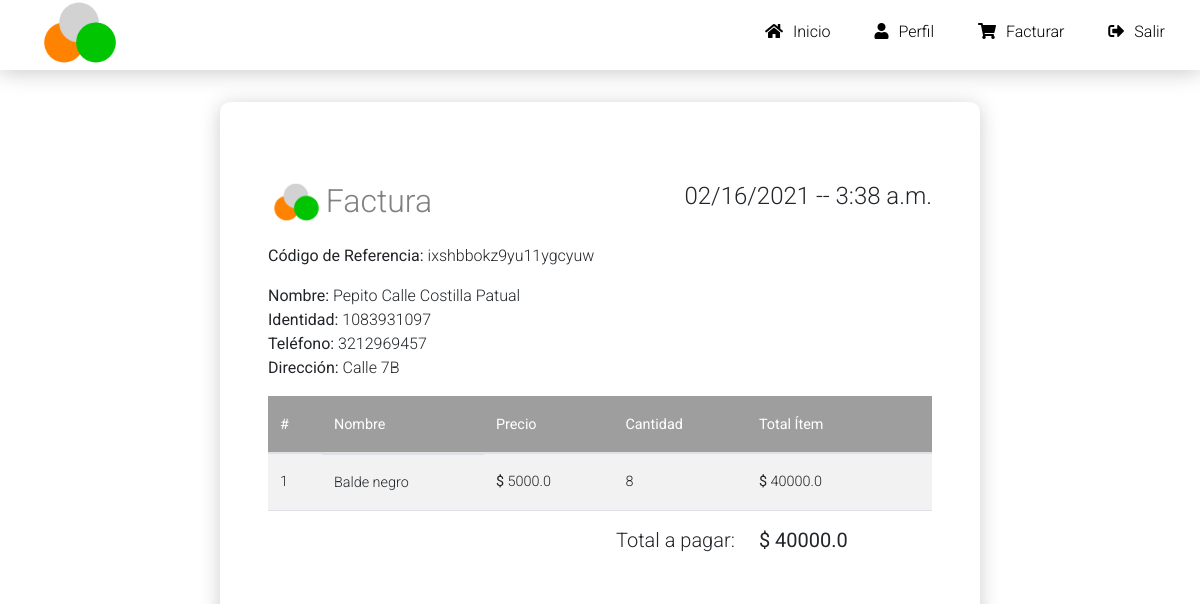
The page /order-detail/4/ (signed in) on the database its author committed.
### product/models.py (models this page shows, shortened)
class Order(models.Model):
    ref_code = models.CharField(max_length=20, blank=True, null=True)
    user = models.ForeignKey(User, on_delete=models.CASCADE)
    items = models.ManyToManyField(Item)
    global_price = models.FloatField(default=0)
    start_date = models.DateTimeField(auto_now_add=True)
    class Meta:
        ordering = ['-start_date']

class Item(models.Model):
    name = models.CharField(max_length=50, verbose_name='Nombre')
    user = models.ForeignKey(User, on_delete=models.CASCADE, blank=True, null=True)
    price = models.FloatField(verbose_name='Precio')
    quantity = models.IntegerField(verbose_name='Cantidad')
    ordered = models.BooleanField(default=False)
    created = models.DateTimeField(auto_now_add=True)
    class Meta:
        verbose_name = "Producto"
        ordering = ['created']
    def get_total_item_price(self):
        return self.quantity * self.price

### registration/models.py (models this page shows, shortened)
class Profile(models.Model):
    user = models.OneToOneField(User, on_delete=models.CASCADE)
    name = models.CharField(max_length=50)
    lastname = models.CharField(max_length=50)
    phone = models.CharField(max_length=15, default='')
    identity = models.CharField(max_length=15, default='')
    address = models.CharField(max_length=50, null=True, blank=True)
    avatar = models.ImageField(upload_to=custom_upload_to, null=True, blank=True)
    class Meta:
        ordering = ['user__username']

### product/views.py (the view)
# urls.py: path("order-detail/<int:pk>/", OrderDetailView.as_view(), name="orderdetail"),
class OrderDetailView(DetailView):
    def get(self, *args, **kwargs):
        order = Order.objects.filter(user = self.request.user, pk=self.kwargs['pk'])
        profile_user = Profile.objects.get(user = self.request.user)
        context = {}
        if order.exists():
            context = {
                'order':order[0],
                'user':profile_user
            }
            return render(self.request, 'product/order_detail.html', context)
        else:
            return render(self.request, 'product/order_detail.html')

### product/templates/product/order_detail.html (shortened to what this page needs)
{% extends 'core/base.html' %}
{% block section %}
    <section class="page-section cta my-4">
        <div class="container">
          <div class="row">
            <div class="col-xl-8 mx-auto invoice">
                <div class="row my-3">
                    {% load static %}
                    <div class="col-1"><img src="{% static 'core/img/logo.png' %}" height="40px"/></div>
                    <div class="col-3"><h2>Factura</h2></div>
                    <div class="col">
                        <h4 class="section-heading" style="text-align:right;">
                            <span class="section-heading-upper">{{order.start_date|date:"SHORT_DATE_FORMAT"}} --  {{order.start_date|date:"TIME_FORMAT"}}</span>
                        </h4>
                    </div>
                </div>
                <div class="cta-innerv rounded">
                    <p class="mb-3">
                        <b>Código de Referencia:</b> {{ order.ref_code }}
                    </p>
                    <p class="mb-0">
                        <b>Nombre:</b> {{user.name}} {{user.lastname}}
                    </p>
                    <p class="mb-0">
                        <b>Identidad:</b> {{user.identity}}
                    </p>
                    <p class="mb-0">
                        <b>Teléfono:</b> {{user.phone}}
                    </p>
                    <p class="mb-3">
                        <b>Dirección:</b> {{user.address}}
                    </p>
                    <p class="mb-0 mbt">
                        <table class="table table-striped table-hover">
                            <thead>
                                <tr class="grey text-white">
                                    <th scope="col">#</th>
                                    <th scope="col">Nombre</th>
                                    <th scope="col">Precio</th>
                                    <th scope="col">Cantidad</th>
                                    <th scope="col">Total Ítem</th>
                                </tr>
                            </thead>
                            <tbody>
                            {% for item in order.items.all %}
                                <tr>
                                    <td>{{forloop.counter}}</td>
                                    <td class="d-flex justify-content-start">{{item.name}}</td>
                                    <td><b>$ </b>{{item.price}}</td>
                                    <td>{{item.quantity}}</td>
                                    <td><b>$ </b>{{item.get_total_item_price}}</td>
                                </tr>
                            {% endfor %}
                                <tr>
                                    <td colspan="4">
                                        <span class="section-heading-under" style="text-align: right;"><h5>Total a pagar: </h5></span>
                                    </td>
                                    <td><h5><b>$ {{order.global_price}}</b></h5></td>
                                </tr>
                            </tbody>
                        </table>
                    </p>
              </div>
            </div>
        </div>
    </section>
{% endblock %}

### core/static/core/css/style.css (style rules this page uses)
* { margin: 0; padding: 0; box-sizing: border-box; }
body { background-color: #fff; }
section { clear: both; }
h2 { color: gray; }
.invoice { border-radius: 10px; box-shadow: 0px 3px 20px #ccc; padding: 4em 3em; }

### rows shown on the page
Order: start_date "02/16/2021", start_date "3:38 a.m.", ref_code "ixshbbokz9yu11ygcyuw", global_price "40000.0"
Profile: name "Pepito Calle", lastname "Costilla Patual", identity "1083931097", phone "3212969457", address "Calle 7B"
Item: name "Balde negro", price "5000.0", quantity "8", get_total_item_price "40000.0"
